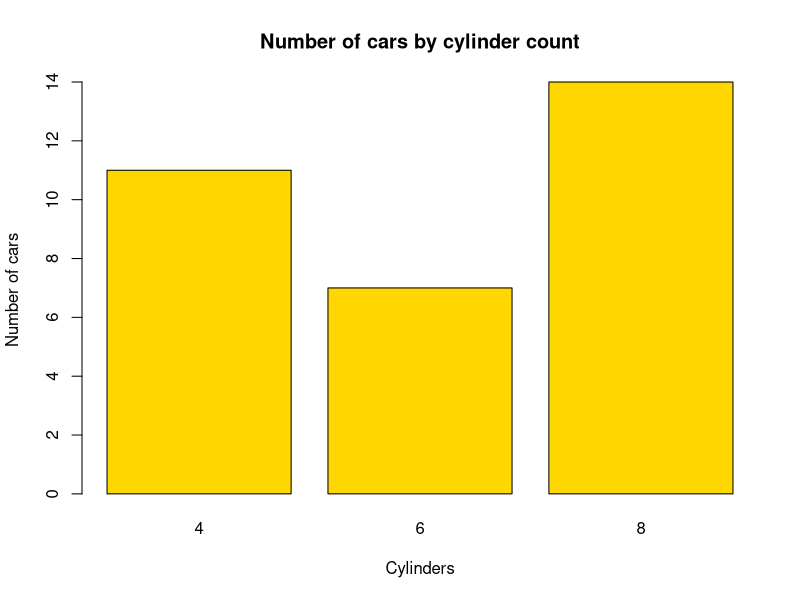
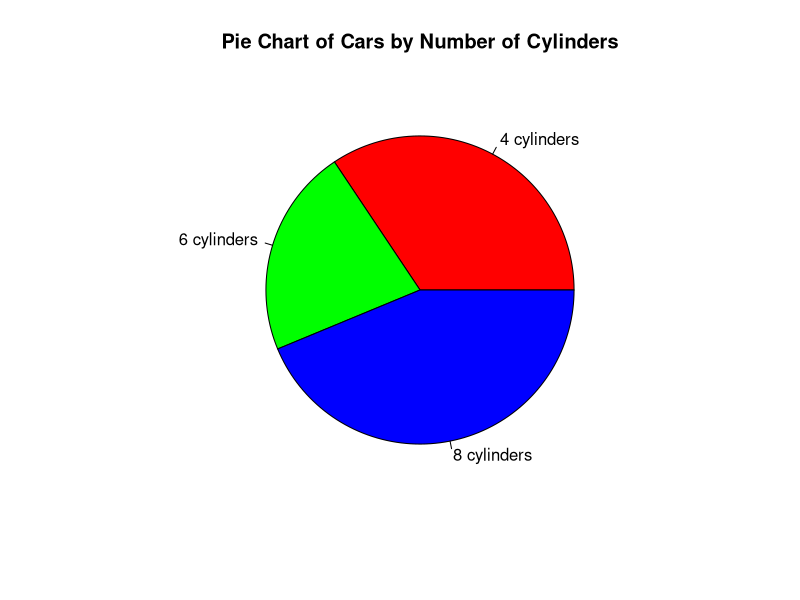
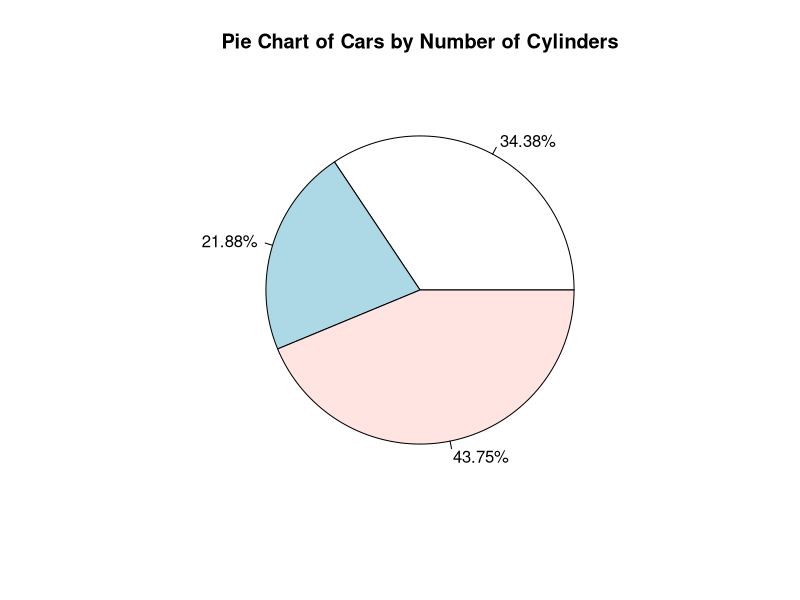
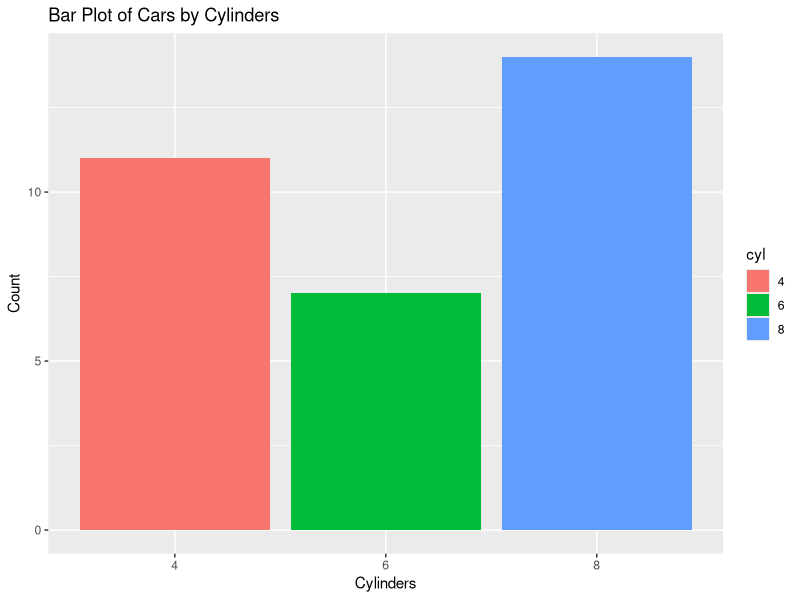
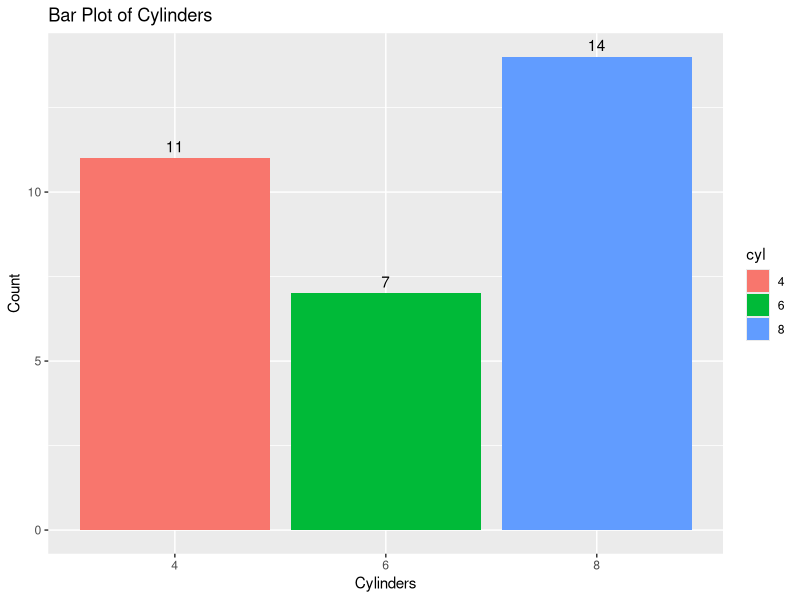
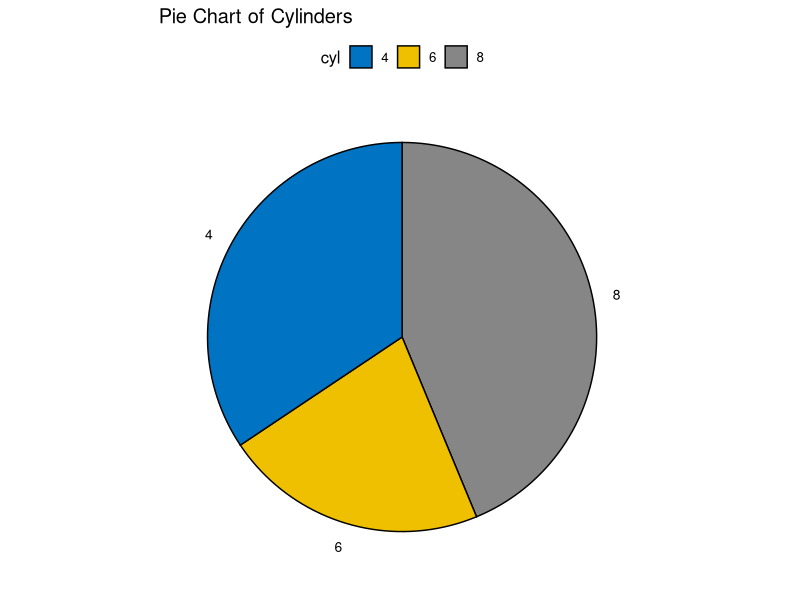
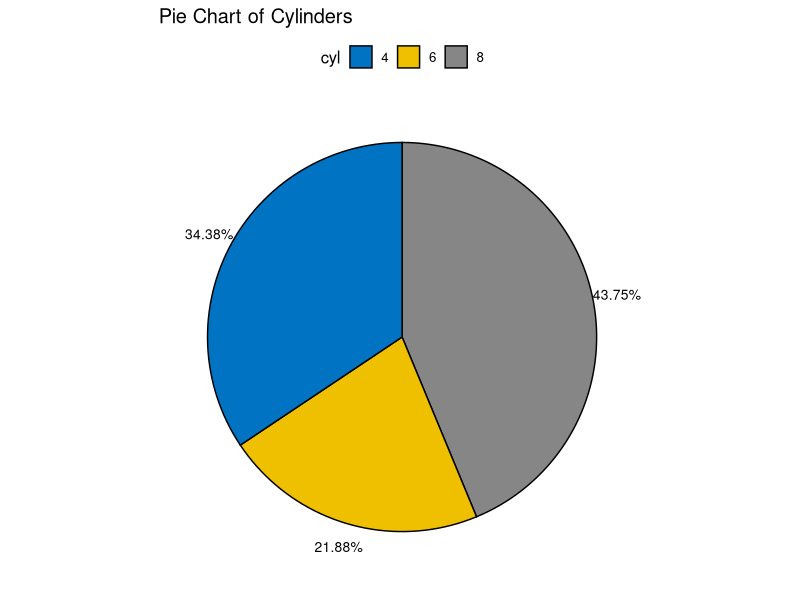

R code for these plots, in order:
## ---- chunk 1
color <- c("red", "blue", "green", "red", "green", "yellow")
color_factor <- factor(color)
## ---- chunk 2
levels(color_factor)
## ---- chunk 3
# Load the required libraries, suppressing annoying startup messages
library(dplyr, quietly = TRUE, warn.conflicts = FALSE)
library(tibble, quietly = TRUE, warn.conflicts = FALSE)

# Read the mtcars dataset into a tibble called tb
data(mtcars)
tb <- as_tibble(mtcars)

# Convert relevant columns into factor variables
tb$cyl <- as.factor(tb$cyl) # cyl = {4,6,8}, number of cylinders
tb$am <- as.factor(tb$am) # am = {0,1}, 0:automatic, 1: manual transmission
tb$vs <- as.factor(tb$vs) # vs = {0,1}, v-shaped engine, 0:no, 1:yes
tb$gear <- as.factor(tb$gear) # gear = {3,4,5}, number of gears

# Directly access the data columns of tb, without tb$mpg
attach(tb)
## ---- chunk 4
levels(tb$cyl)
## ---- chunk 5
table(tb$cyl)
## ---- chunk 6
tb$cyl %>% 
  table() %>% 
  prop.table()
## ---- chunk 7
tb$cyl %>% 
  table() %>% 
  prop.table() %>% 
  `*`(100) %>% 
  round(digits = 2) %>%
  paste0("%")
## ---- chunk 8
# Create a table of the counts of cars by number of cylinders
cyl_table <- table(tb$cyl)

# Create a barplot of the table
barplot(cyl_table, 
        main = "Number of cars by cylinder count",
        xlab = "Cylinders",
        ylab = "Number of cars",
        col = "gold")
## ---- chunk 9
# Count the number of cars with each number of cylinders
cyl_counts <- table(mtcars$cyl)

# Create a pie chart
pie(cyl_counts, 
    main = "Pie Chart of Cars by Number of Cylinders", 
    labels = c("4 cylinders", "6 cylinders", "8 cylinders"), 
    col = c("red", "green", "blue"))
## ---- chunk 10
# Count the number of cars with each number of cylinders
cyl_counts <- table(mtcars$cyl)

# Calculate the percentages and round them to 2 decimal places
percentages <- round(prop.table(table(tb$cyl))*100, 2)

# Generate labels for the Pie Chart
mylabels <- paste(percentages, "%")

# Alternate code using pipe operator %>% 
mylabels2 <- 
  tb$cyl %>% 
  table() %>% 
  prop.table() %>%
  `*`(100) %>% 
  round(digits = 2) %>%
  paste0("%")

## ---- chunk 11
# Create a pie chart showing percentages
pie(cyl_counts, 
    main = "Pie Chart of Cars by Number of Cylinders", 
    labels = mylabels2)
## ---- chunk 12

# Load the ggplot2 package for data visualization
library(ggplot2)

# Create a bar plot using ggplot
ggplot(data = tb,  # Specify the data frame 'tb'
       aes(x = cyl)) +  # Define 'cyl' as the x-axis variable
  geom_bar(aes(fill = cyl)) +  
  # Create a bar graph, 'fill' colors bars based on 'cyl' values
  labs(title = "Bar Plot of Cars by Cylinders",  # Add a title to the plot
       x = "Cylinders",  # Label for the x-axis
       y = "Count")  # Label for the y-axis
## ---- chunk 13
ggplot(data = tb, aes(x = cyl)) + # Initialize ggplot 
  geom_bar(aes(fill = cyl)) + # Add bar geometries, filling bars 
  geom_text(stat='count',    # Add text labels using the 'count' statistic
            aes(label=after_stat(count)), # 'label' to display the count
            vjust=-0.5) + # Adjust vertical position of labels 
  labs(title = "Bar Plot of Cylinders", # Add a title to the plot
       x = "Cylinders",  # Label for the x-axis
       y = "Count")      # Label for the y-axis

## ---- chunk 14
library(ggpubr)
# Compute counts of each cylinder type
cyl_counts <- as.data.frame(table(tb$cyl))
colnames(cyl_counts) <- c("cyl", "n")

# Create the pie chart
ggpie(data = cyl_counts, 
      x = "n", 
      fill = "cyl", 
      label = "cyl", 
      palette = "jco", 
      title = "Pie Chart of Cylinders")
## ---- chunk 15
library(ggpubr)

# Compute counts and proportions of each cylinder type
cyl_counts <- as.data.frame(table(tb$cyl))
colnames(cyl_counts) <- c("cyl", "n")

# Calculate proportions
cyl_counts$prop <- cyl_counts$n / sum(cyl_counts$n)

# Create labels that display proportions as percentages
cyl_counts$labels <- paste0(round(cyl_counts$prop*100, 2), "%")

# Create the pie chart with proportions
ggpie(data = cyl_counts, 
      x = "prop", 
      fill = "cyl", 
      label = "labels", 
      palette = "jco", 
      title = "Pie Chart of Cylinders")
